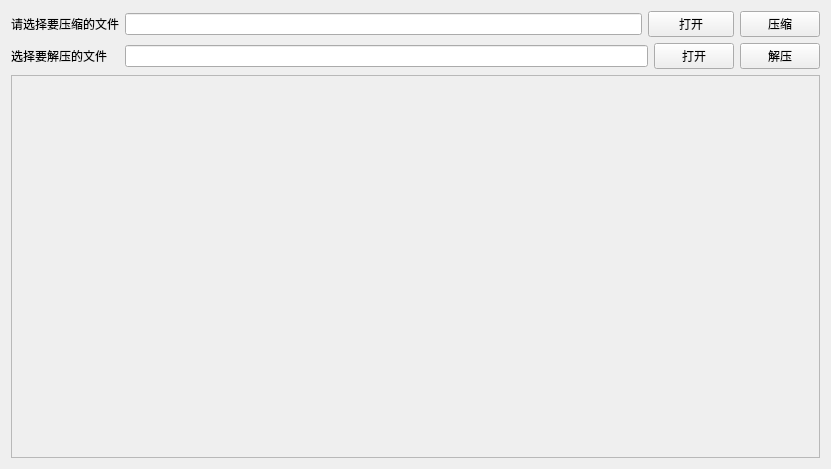
<?xml version="1.0" encoding="UTF-8"?>
<ui version="4.0">
 <class>Form</class>
 <widget class="QWidget" name="Form">
  <property name="geometry">
   <rect>
    <x>0</x>
    <y>0</y>
    <width>831</width>
    <height>469</height>
   </rect>
  </property>
  <property name="windowTitle">
   <string>Form</string>
  </property>
  <layout class="QGridLayout" name="gridLayout">
   <item row="0" column="0">
    <widget class="QLabel" name="label_compress">
     <property name="text">
      <string>请选择要压缩的文件</string>
     </property>
    </widget>
   </item>
   <item row="0" column="1">
    <widget class="QLineEdit" name="lineEdit_open_path"/>
   </item>
   <item row="0" column="2" colspan="2">
    <widget class="QPushButton" name="pushButton_open_path">
     <property name="text">
      <string>打开</string>
     </property>
    </widget>
   </item>
   <item row="0" column="4">
    <widget class="QPushButton" name="pushButton_compress">
     <property name="text">
      <string>压缩</string>
     </property>
    </widget>
   </item>
   <item row="1" column="0">
    <widget class="QLabel" name="label_decompress">
     <property name="text">
      <string>选择要解压的文件</string>
     </property>
    </widget>
   </item>
   <item row="1" column="1" colspan="2">
    <widget class="QLineEdit" name="lineEdit"/>
   </item>
   <item row="1" column="3">
    <widget class="QPushButton" name="pushButton_decompress_path_">
     <property name="text">
      <string>打开</string>
     </property>
    </widget>
   </item>
   <item row="1" column="4">
    <widget class="QPushButton" name="pushButton_decompress">
     <property name="text">
      <string>解压</string>
     </property>
    </widget>
   </item>
   <item row="2" column="0" colspan="5">
    <widget class="QTextBrowser" name="textBrowser_message">
     <property name="enabled">
      <bool>false</bool>
     </property>
    </widget>
   </item>
  </layout>
 </widget>
 <resources/>
 <connections/>
</ui>
